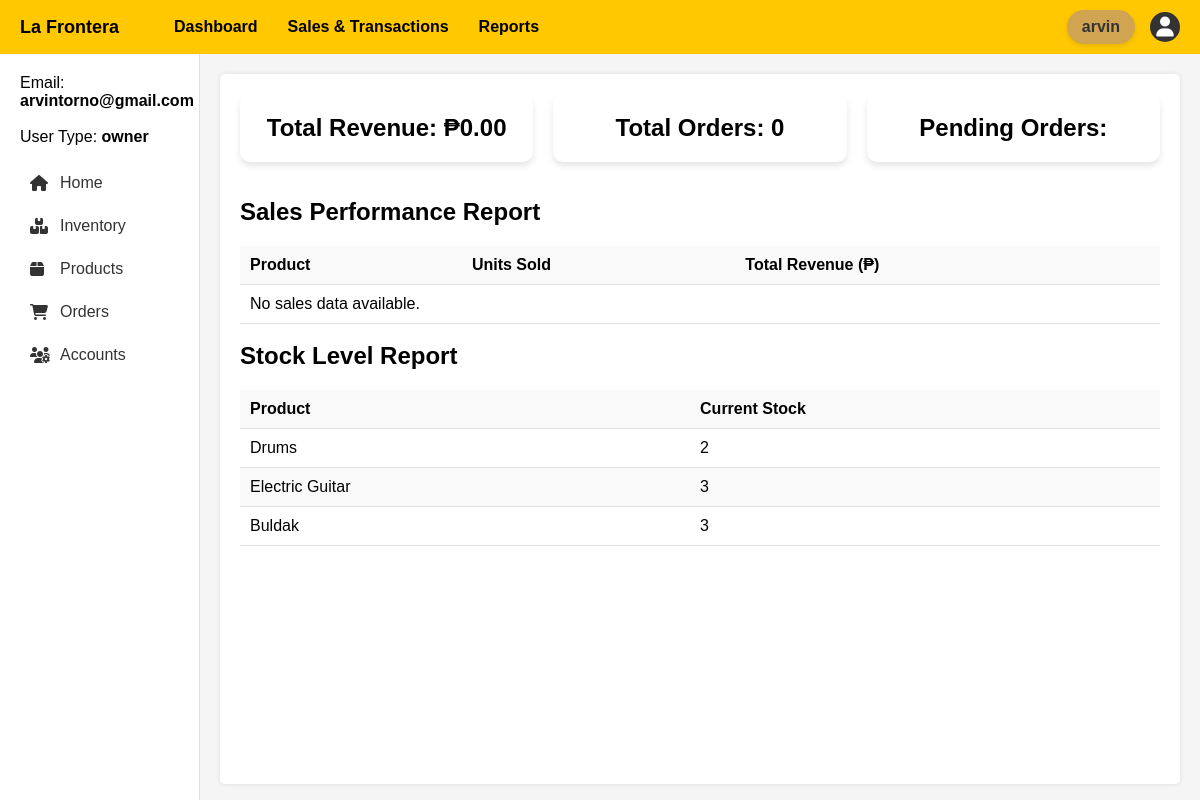
Screenshot of /reports.php (signed in) with the database file from the repository.
### tables this page shows
CREATE TABLE `users` (
  `id` int(11) NOT NULL,
  `username` varchar(50) NOT NULL,
  `email` varchar(100) NOT NULL,
  `password` varchar(255) NOT NULL,
  `security_question` varchar(255) NOT NULL,
  `security_answer` varchar(255) NOT NULL,
  `usertype` enum('customer','manager','owner','') NOT NULL DEFAULT 'customer',
  `failed_login_attempts` int(11) DEFAULT 0,
  `last_failed_login` datetime DEFAULT NULL,
  `account_locked_until` datetime DEFAULT NULL,
  `last_password_change` datetime DEFAULT current_timestamp()
);

CREATE TABLE `products` (
  `product_id` int(11) NOT NULL,
  `product_name` varchar(255) NOT NULL,
  `price` decimal(10,2) NOT NULL,
  `quantity` int(10) UNSIGNED NOT NULL,
  `supplier` varchar(255) NOT NULL
);

### reports.php (the view, shortened to what this page needs)
<?php
include 'dependencies/config.php';
$email = $_SESSION['email'];
$query = "SELECT id, usertype FROM users WHERE email = ?";
$stmt = $conn->prepare($query);
$stmt->bind_param("s", $email);
$stmt->execute();
$result = $stmt->get_result();
if ($row = $result->fetch_assoc()) {
    $usertype = $row['usertype'];
} else {
    die("User not found in database.");
}
$stats_query = "SELECT
    SUM(CASE WHEN status = 'Complete' THEN total_amount ELSE 0 END) AS total_revenue,
    COUNT(id) AS total_orders,
    SUM(CASE WHEN status = 'Pending' THEN 1 ELSE 0 END) AS pending_orders
FROM orders";
$stats_result = $conn->query($stats_query);
$stats = $stats_result->fetch_assoc();
$sales_sql = "SELECT p.product_name, SUM(o.quantity) AS total_quantity, SUM(o.total_amount) AS total_revenue
              FROM orders o
              JOIN products p ON o.product_id = p.product_id
              WHERE o.status = 'Complete'
              GROUP BY p.product_name
              ORDER BY total_quantity DESC";
$sales_result = $conn->query($sales_sql);
$stock_sql = "SELECT product_name, quantity FROM products ORDER BY quantity ASC";
$stock_result = $conn->query($stock_sql);
?>
<!DOCTYPE html>
<html lang="en">
<head>
    <link rel="stylesheet" href="https://cdnjs.cloudflare.com/ajax/libs/font-awesome/6.4.0/css/all.min.css">
    <link rel="stylesheet" href="css/style.css">
    <link rel="stylesheet" href="css/reports.css">
</head>
<body>
<div class="header">
    <div class="logo">La Frontera</div>
    <div class="search-nav">
        <a href="MenuPage.php" class="nav-item">Dashboard</a>
        <a href="#" class="nav-item active">Sales & Transactions</a>
        <a href="reports.php" class="nav-item active">Reports</a>
    </div>
    <div class="username-display">
        <?php echo htmlspecialchars($_SESSION['username']); ?>
    </div>
    <div class="user-dropdown">
        <div class="user-icon" id="userDropdownBtn">
            <i class="fas fa-user"></i>
        </div>
    </div>
</div>
<div class="container">
    <div class="sidebar">
        <div>
        <p>Email: <strong><?php echo htmlspecialchars($email); ?></strong></p><br>
        <p>User Type: <strong><?php echo htmlspecialchars($usertype); ?></strong></p><br>
        </div>
        <a href="MenuPage.php" class="sidebar-item"><i class="fas fa-home"></i> Home</a>
        <a href="InventoryPage.php" class="sidebar-item"><i class="fas fa-boxes"></i> Inventory</a>
        <a href="ProductPage.php" class="sidebar-item"><i class="fas fa-box"></i> Products</a>
        <a href="OrderPage.php" class="sidebar-item"><i class="fas fa-shopping-cart"></i> Orders</a>
        <?php if ($_SESSION['user_role'] === 'owner'): ?>
            <a href="accounts_page.php" class="sidebar-item"><i class="fas fa-users-cog"></i> Accounts</a>
        <?php endif; ?>
    </div>
    <div class="content">
    <div class="dashboard">
            <div class="card"><h2>Total Revenue: ₱<?php echo number_format($stats['total_revenue'], 2); ?></h2></div>
            <div class="card"><h2>Total Orders: <?php echo $stats['total_orders']; ?></h2></div>
            <div class="card"><h2>Pending Orders: <?php echo $stats['pending_orders']; ?></h2></div>
        </div><br><br>
        <div class="content-header">
            <h2>Sales Performance Report</h2>
        </div>
        <table>
            <thead>
                <tr>
                    <th>Product</th>
                    <th>Units Sold</th>
                    <th>Total Revenue (₱)</th>
                </tr>
            </thead>
            <tbody>
                <?php if ($sales_result->num_rows > 0): ?>
                    <?php while ($row = $sales_result->fetch_assoc()): ?>
                        <tr>
                            <td><?= htmlspecialchars($row['product_name']) ?></td>
                            <td><?= htmlspecialchars($row['total_quantity']) ?></td>
                            <td>₱<?= number_format($row['total_revenue'], 2) ?></td>
                        </tr>
                    <?php endwhile; ?>
                <?php else: ?>
                    <tr><td colspan="3">No sales data available.</td></tr>
                <?php endif; ?>
            </tbody>
        </table><br>
        <div class="content-header">
            <h2>Stock Level Report</h2>
        </div>
        <table>
            <thead>
                <tr>
                    <th>Product</th>
                    <th>Current Stock</th>
                </tr>
            </thead>
            <tbody>
                <?php if ($stock_result->num_rows > 0): ?>
                    <?php while ($row = $stock_result->fetch_assoc()): ?>
                        <tr>
                            <td><?= htmlspecialchars($row['product_name']) ?></td>
                            <td><?= htmlspecialchars($row['quantity']) ?></td>
                        </tr>
                    <?php endwhile; ?>
                <?php else: ?>
                    <tr><td colspan="2">No stock data available.</td></tr>
                <?php endif; ?>
            </tbody>
        </table>
    </div>
</div>
</body>
</html>

### css/style.css (style rules this page uses)
* { margin: 0; padding: 0; box-sizing: border-box; font-family: Arial, sans-serif; }
body { background-color: #f5f5f5; }
.header { background-color: #FFC800; padding: 10px 20px; display: flex; justify-content: space-between; align-items: center; }
.logo { font-weight: bold; color: black; font-size: 18px; }
.search-nav { display: flex; align-items: center; flex-grow: 1; margin-left: 40px; }
.nav-item { margin: 0 15px; color: black; text-decoration: none; font-weight: bold; }
.user-icon { background-color: #333; color: white; width: 30px; height: 30px; border-radius: 50%; display: flex; align-items: center; justify-content: center; }
.container { display: flex; min-height: calc(100vh - 50px); }
.sidebar { width: 200px; background-color: white; padding: 20px; border-right: 1px solid #e0e0e0; }
.sidebar-item { padding: 10px; margin-bottom: 5px; display: flex; align-items: center; text-decoration: none; color: #333; }
.sidebar-item i { margin-right: 10px; width: 20px; }
.content { flex-grow: 1; padding: 20px; background-color: white; margin: 20px; border-radius: 5px; box-shadow: 0 0 5px rgba(0,0,0,0.1); }
.content-header { display: flex; justify-content: space-between; align-items: center; margin-bottom: 20px; }
table { width: 100%; border-collapse: collapse; }
table th, table td { padding: 10px; text-align: left; border-bottom: 1px solid #e0e0e0; }
table th { background-color: #f9f9f9; }

### css/reports.css (style rules this page uses)
.user-dropdown { position: relative; display: inline-block; }
.user-icon { cursor: pointer; padding: 10px; font-size: 20px; position: relative; }
.content { flex: 1; padding: 20px; }
.dashboard { display: flex; justify-content: space-between; gap: 20px; }
.card { flex: 1; background: white; padding: 20px; border-radius: 10px; box-shadow: 0px 4px 6px rgba(0, 0, 0, 0.1); text-align: center; }
table { width: 100%; border-collapse: collapse; }
thead { background: #2c3e50; }
thead th { padding: 10px; }
tbody tr:nth-child(even) { background: #f9f9f9; }
td { padding: 10px; border-bottom: 1px solid #ddd; text-align: center; }
.username-display { font-size: 16px; font-weight: 600; margin-right: 15px; padding: 8px 15px; background-color: #d1a451; color: #333; border-radius: 25px; box-shadow: 0 2px 5px rgba(0, 0, 0, 0.1); display: inline-flex; align-items: center; gap: 8px; }

### rows the page displays
users: usertype "owner"
products: product_name "Drums", quantity "2"
products: product_name "Electric Guitar", quantity "3"
products: product_name "Buldak", quantity "3"

### other values shown
$_SESSION['username'] "arvin"
$email "arvintorno@gmail.com"
$stats['total_revenue'] "0.00"
$stats['total_orders'] "0"
